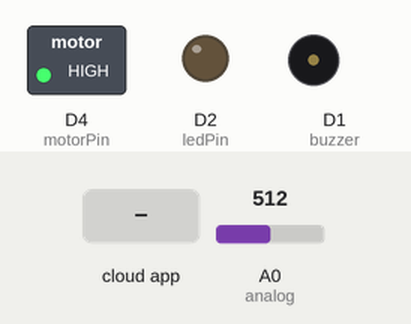
Recording of a sketch running on a simulated ESP8266 (NodeMCU). Parts: switched loads named in the sketch (green lamp = pin HIGH), output pins drawn as LEDs (lit = HIGH), buzzer (waves = sounding). Dashed ring = blinking. The inputs (shaded band) are chosen by the test bench; at power-on: A0 (analog) = 512. WiFi joins after 1.5 s; servers stay silent unless stated; no MQTT or app messages arrive unless stated; pins used as bus, display or sensor lines are not drawn; what the sketch prints to the serial monitor is not drawn.

Above: at 2.7 s.
2.8 s: the phone or cloud app sets iot-lolin.pump-button to ON
At 4.0 s:
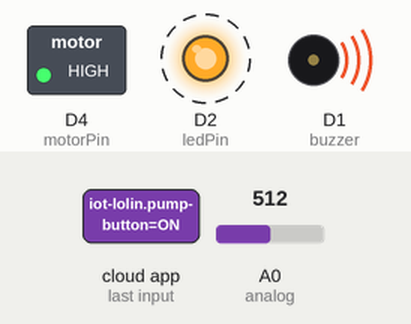
8.1 s: the phone or cloud app sets iot-lolin.pump-button to OFF
At 14.8 s:
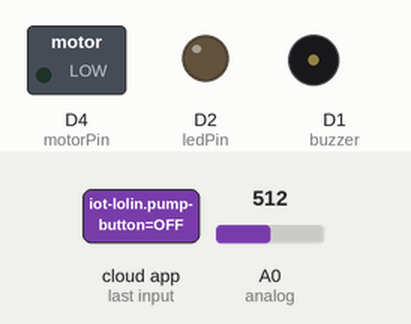
Timing chart, 0 to 16.7 s (numbered marks = the images above; inputs shaded):
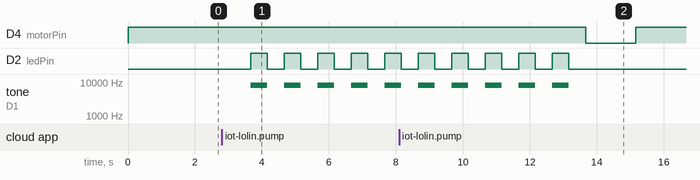

Measured:
- after the input at 2.8 s, D2 (ledPin): alternates HIGH for 0.50 s and LOW for 0.50 s, starting after 0.86 s; tone on D1 (buzzer): alternates 8000 Hz for 0.50 s and silent for 0.50 s, starting after 0.86 s

The sketch:

IOT_SIS_V5.ino
```cpp
//Library Initialization
#include <ESP8266WiFi.h>
#include <Adafruit_MQTT.h>
#include <Adafruit_MQTT_Client.h>
#include <DHT.h>
#include <Adafruit_Sensor.h>

//WLAN Config
const char *ssid =  "Tesla";
const char *pass =  "authorized";
WiFiClient asclient;

//Adafruit Config
#define MQTT_SERV "io.adafruit.com"
#define MQTT_PORT 1883
#define MQTT_NAME "alphaixion" //Username
#define MQTT_PASS "aio_PcxL05uba6YMzxNzRk3JaIr1RfWx" //API Key

//Adafruit Feeds Hookup
Adafruit_MQTT_Client mqtt(&asclient, MQTT_SERV, MQTT_PORT, MQTT_NAME, MQTT_PASS);
Adafruit_MQTT_Publish soil_sensor = Adafruit_MQTT_Publish(&mqtt,MQTT_NAME "/feeds/iot-lolin.soil-sensor");
Adafruit_MQTT_Publish water_level = Adafruit_MQTT_Publish(&mqtt,MQTT_NAME "/feeds/iot-lolin.water-level");
Adafruit_MQTT_Subscribe pumpbutton = Adafruit_MQTT_Subscribe(&mqtt, MQTT_NAME "/feeds/iot-lolin.pump-button");
Adafruit_MQTT_Subscribe pumpmanual = Adafruit_MQTT_Subscribe(&mqtt, MQTT_NAME "/feeds/iot-lolin.pump-manual");
Adafruit_MQTT_Publish tempC = Adafruit_MQTT_Publish(&mqtt,MQTT_NAME "/feeds/iot-lolin.temperature");

//Variable initialization
const int soilsensor = D0;
const int buzzer = D1;
const int ledPin = D2;
const int watersensor = D3;
const int motorPin = D4;
const int dhtpin = D6;
const int analog = A0;
unsigned long interval = 10000;
unsigned long previousMillis = 0;
unsigned long interval1 = 1000;
unsigned long previousMillis1 = 0;
float valsoil;
float valwater;
int b = 10;

//DHT Sensor
#define DHTPIN D5
#define DHTTYPE DHT11
DHT dht(DHTPIN, DHTTYPE);

//DML was here
void setup() {
  Serial.begin(115200);
  delay(10);
  mqtt.subscribe(&pumpbutton);
  mqtt.subscribe(&pumpmanual);
  pinMode(motorPin, OUTPUT);
  pinMode(ledPin, OUTPUT);
  pinMode(buzzer, OUTPUT);
  pinMode(soilsensor, OUTPUT);
  pinMode(watersensor, OUTPUT);
  pinMode(dhtpin, OUTPUT);
  pinMode(A0, INPUT);
  digitalWrite(motorPin, HIGH); // keep motor off at start
  dht.begin();

//WLan connect
  Serial.println("Connecting to ");
  Serial.println(ssid);
  WiFi.begin(ssid, pass);
  while (WiFi.status() != WL_CONNECTED)
  {
    delay(500);
    Serial.print("*");              // print ... till not connected
  }
  Serial.println("");
  Serial.println("WiFi connected");
}

void alarm(){
  for(int a = 0; a<b; a++)
  {
    digitalWrite(ledPin, HIGH);
    tone(buzzer, 8000);
    delay(500);
    digitalWrite(ledPin, LOW);
    noTone(buzzer);
    delay(500);
  }
}


//Establish adafruit's cloud connection
void MQTT_connect()
{
  int8_t ret;
  // Stop if already connected.
  if (mqtt.connected())
  {
    return;
    Serial.print("Cloud Connected!");
  }

  uint8_t retries = 3;
  while ((ret = mqtt.connect()) != 0) // connect will return 0 for connected
  {
       mqtt.disconnect();
       delay(5000);  // wait 5 seconds
       retries--;
       if (retries == 0)
       {
         // basically die and wait for WDT to reset me
         while (1);
       }
  }
}

void pump(){
  alarm();
  digitalWrite(motorPin, LOW);
  delay(1500);
  digitalWrite(motorPin, HIGH);
  Serial.print("Pumping Succesful");
}

void loop() {
    MQTT_connect();

  //Soil Sensor Read
    digitalWrite(soilsensor, HIGH);
    delay(100);
    valsoil = 100-(analogRead(analog)-600)/4.23;
    Serial.print("Soil Moisture is  = ");
    Serial.print(valsoil);
    Serial.println("%");
    Serial.print("Soil Sensor Raw = ");
    Serial.print(analogRead(analog));
    delay(2000);
    digitalWrite(soilsensor, LOW);
    if (valsoil < 50) { //Pumping time
        pump();
    }
    if (valsoil > 51) { //Stable condition
        digitalWrite(motorPin, HIGH);
        digitalWrite(ledPin, LOW);
        noTone(buzzer);
    }
    Adafruit_MQTT_Subscribe * subscription;
    while ((subscription = mqtt.readSubscription(5000))){
       if (subscription == &pumpbutton){
            Serial.print(F("On-OFF Pump Button: "));
            Serial.println((char *)pumpbutton.lastread);
              if (strcmp((char *) pumpbutton.lastread, "ON") == 0){
                pump();
              }
        if (strcmp((char *) pumpbutton.lastread, "OFF") == 0){
                digitalWrite(motorPin, HIGH);
                delay(500);
        }
        }
    }
    delay(500);
    Serial.print('\n');
    if (! soil_sensor.publish(valsoil)){ //Publishing monitor
      delay(2000);
    }

//Water Level Sensor Read
    digitalWrite(watersensor, HIGH);
    delay(100);
    Serial.print("Water Level is  = ");
    valwater = (analogRead(analog)/3.5);
    Serial.print(valwater);
    Serial.print("%");
    Serial.print('\n');
    Serial.print("Water Sensor Raw = ");
    Serial.print(analogRead(analog));
    delay(2000);
    digitalWrite(watersensor, LOW);
    if (!water_level.publish(valwater)){ //Publishing monitor
       delay(1000);
    }
    Serial.print('\n');
    delay(1000);


//DHT Sensor Read
    digitalWrite(dhtpin, HIGH);
    delay(1000);
    float t = dht.readTemperature();
    float h = dht.readHumidity();
    float f = dht.readTemperature(true);

    if (isnan(h) || isnan(t) || isnan(f)) {
      Serial.println("Failed to read from DHT sensor!");
      return;
    }

    float hi = dht.computeHeatIndex(f, h);
    Serial.print("Humidity: ");
    Serial.print(h);
    Serial.print(" %\t");
    Serial.print('\n');
    Serial.print("Temperature: ");
    Serial.print(t);
    Serial.print(" *C ");
    Serial.print('\n');
    Serial.print("Heat index: ");
    Serial.print(hi);
    Serial.println(" *F");
    delay(2000);
    if (! tempC.publish(t)){ //Publishing monitor
      delay(2000);
    }
    digitalWrite(dhtpin, LOW);
    Serial.print('========================================');
}
```
